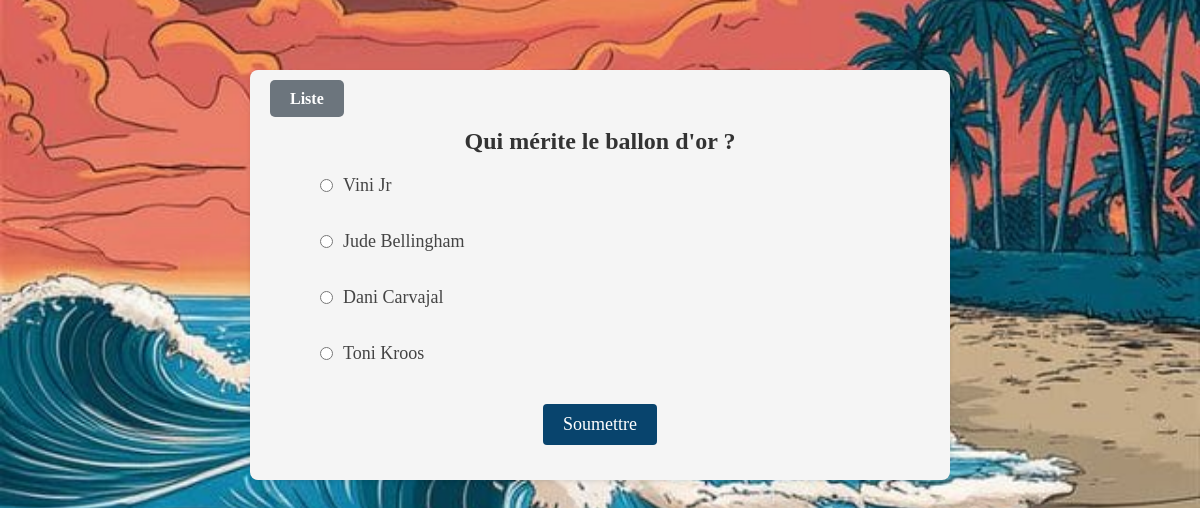
Page /4/ on the committed database.
### polls/models.py (models this page shows, shortened)
class Question(models.Model):
    question_text = models.CharField(max_length=200)
    pub_date = models.DateTimeField("date published")

class Choice(models.Model):
    question = models.ForeignKey(Question, on_delete=models.CASCADE)
    choice_text = models.CharField(max_length=200)
    votes = models.IntegerField(default=0)

### polls/views.py (the view)
# urls.py: path("<int:pk>/", views.DetailView.as_view(), name="detail"),
class DetailView(generic.DetailView):
    model = Question
    template_name = "polls/detail.html"
    def get_queryset(self):
        return Question.objects.filter(pub_date__lte=timezone.now())

### polls/templates/polls/detail.html (shortened to what this page needs)
{% load static %}
<link rel="stylesheet" href="{% static 'polls/style.css' %}" />
<div class="polls-container">
  <div class="navigation-buttons">
    <a href="{% url 'polls:index' %}" class="action-button back-button"
      >Liste</a
    >
  </div>
  <h1 class="poll-question">{{ question.question_text }}</h1>
  <form
    action="{% url 'polls:vote' question.id %}"
    method="post"
    class="poll-form"
  >
    <div class="choices-container">
      {% for choice in question.choice_set.all %}
      <div class="choice-item">
        <input
          type="radio"
          name="choice"
          id="choice{{ forloop.counter }}"
          value="{{ choice.id }}"
          class="choice-input"
        />
        <label for="choice{{ forloop.counter }}" class="choice-label">
          {{ choice.choice_text }}
        </label>
      </div>
      {% endfor %}
    </div>
    <button type="submit" class="vote-button">Soumettre</button>
  </form>
</div>

### polls/static/polls/style.css (style rules this page uses)
* { margin: 0; padding: 0; box-sizing: border-box; font-family: Cambria, Cochin, Georgia, Times, "Times New Roman", serif; }
.navigation-buttons { margin-bottom: 20px; }
.back-button { background-color: #6c757d; color: white; text-decoration: none; padding: 8px 15px; border-radius: 5px; font-weight: bold; transition: background-color 0.3s ease; }
.action-button { padding: 10px 20px; border-radius: 5px; text-decoration: none; color: white; font-weight: bold; transition: background-color 0.3s ease; border: none; cursor: pointer; font-size: 16px; }
.polls-container { max-width: 700px; margin: 50 auto; padding: 20px; background-color: #f5f5f5; border-radius: 8px; box-shadow: 0 2px 4px rgba(0, 0, 0, 0.1); }
.poll-question { font-size: 24px; color: #333; margin-bottom: 20px; text-align: center; }
.poll-form { display: flex; flex-direction: column; }
.choices-container { display: flex; flex-direction: column; gap: 15px; margin-bottom: 20px; }
.choice-item { display: flex; align-items: center; }
.choice-input { margin-right: 10px; }
.choice-label { font-size: 18px; color: #444; }
.vote-button { margin: 0 auto 15px; padding: 10px 20px; color: #fff; background-color: rgb(8, 68, 109); border: none; border-radius: 4px; cursor: pointer; transition: background-color 0.3s ease; font-size: 18px; }
.choice-item { margin-bottom: 20px; padding-left: 50px; }

### rows in the picture
Question: question_text "Qui mérite le ballon d'or ?"
Choice: choice_text "Vini Jr"
Choice: choice_text "Jude Bellingham"
Choice: choice_text "Dani Carvajal"
Choice: choice_text "Toni Kroos"
